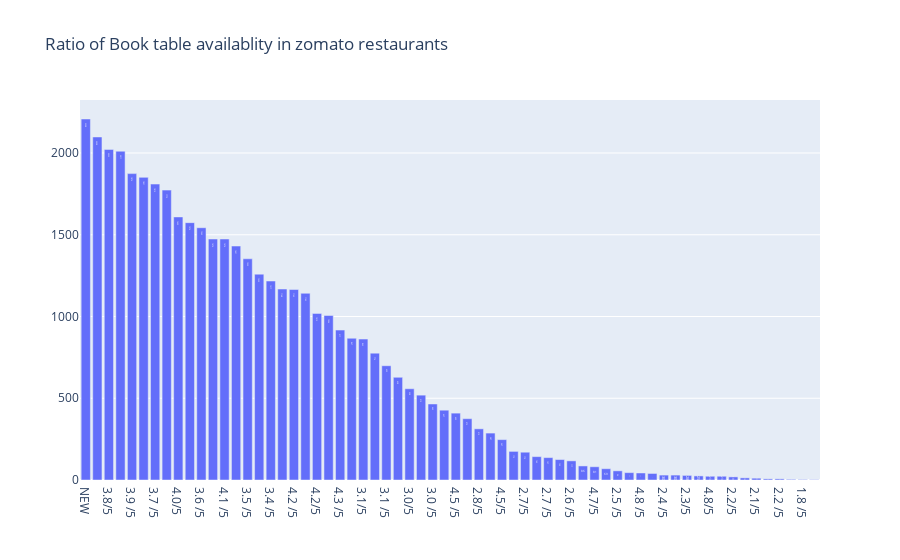

Notebook code for this chart:
### Code cell
counts=df['rate'].value_counts()
fig=go.Figure(go.Bar(
    x=counts.keys(),
    y=counts.values,
    textposition='inside',
    text=counts.values
))
fig.update_layout(title="Ratio of Book table availablity in zomato restaurants",
        )

fig.show()

### Figure 1 — Plotly figure (JSON) as saved in the notebook; plotly's stock layout.template omitted (floating-point values rounded to 4 significant figures)
{"data": [{"text": [2208, 2098, 2022, 2011, 1874, 1851, 1810, 1773, 1609, 1574, 1543, 1474, 1474, 1431, 1353, 1259, 1217, 1168, 1165, 1142, 1019, 1006, 917, 867, 862, 776, 699, 628, 558, 519, 465, 427, 409, 375, 313, 287, 247, 175, 170, 143, 137, 125, 117, 86, 81, 69, 56, 45, 43, 40, 30, 30, 28, 25, 23, 23, 19, 13, 11, 7, 7, 4, 3, 2], "textposition": "inside", "type": "bar", "x": ["NEW", "3.9/5", "3.8/5", "3.7/5", "3.9 /5", "3.8 /5", "3.7 /5", "3.6/5", "4.0/5", "4.0 /5", "3.6 /5", "4.1/5", "4.1 /5", "3.5/5", "3.5 /5", "3.4/5", "3.4 /5", "3.3/5", "4.2 /5", "3.3 /5", "4.2/5", "3.2/5", "4.3 /5", "3.2 /5", "3.1/5", "4.3/5", "3.1 /5", "4.4 /5", "3.0/5", "4.4/5", "3.0 /5", "2.9/5", "4.5 /5", "2.9 /5", "2.8/5", "2.8 /5", "4.5/5", "4.6 /5", "2.7/5", "2.6/5", "2.7 /5", "4.6/5", "2.6 /5", "4.7 /5", "4.7/5", "-", "2.5 /5", "2.5/5", "4.8 /5", "2.4/5", "2.4 /5", "4.9 /5", "2.3/5", "4.9/5", "4.8/5", "2.3 /5", "2.2/5", "2.1 /5", "2.1/5", "2.0 /5", "2.2 /5", "2.0/5", "1.8 /5", "1.8/5"], "y": [2208, 2098, 2022, 2011, 1874, 1851, 1810, 1773, 1609, 1574, 1543, 1474, 1474, 1431, 1353, 1259, 1217, 1168, 1165, 1142, 1019, 1006, 917, 867, 862, 776, 699, 628, 558, 519, 465, 427, 409, 375, 313, 287, 247, 175, 170, 143, 137, 125, 117, 86, 81, 69, 56, 45, 43, 40, 30, 30, 28, 25, 23, 23, 19, 13, 11, 7, 7, 4, 3, 2]}], "layout": {"title": {"text": "Ratio of Book table availablity in zomato restaurants"}}}
